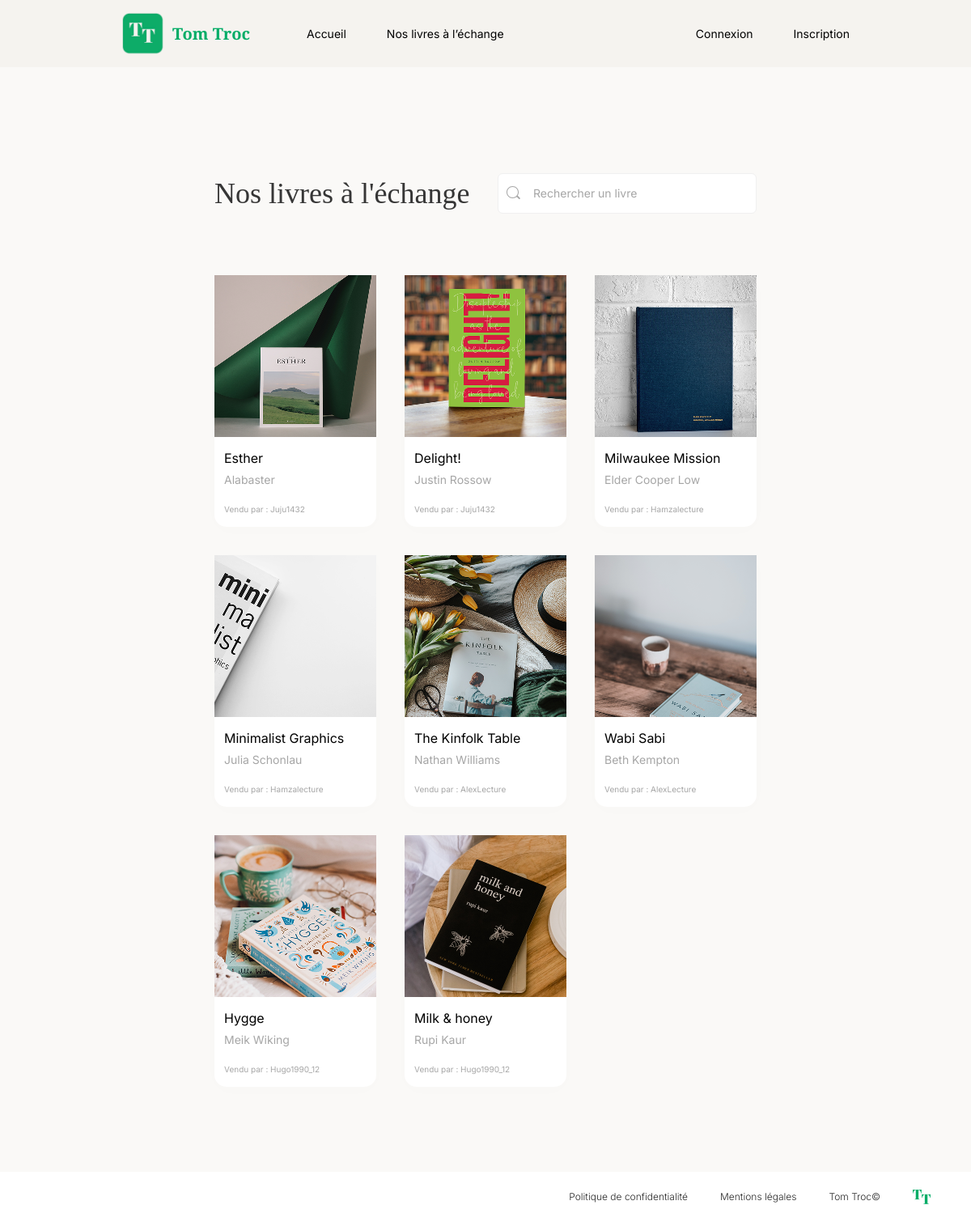
The page /index.php?page=nos_livres on the database its author committed.
### tables this page shows
CREATE TABLE `books` (
  `id` int NOT NULL,
  `title` varchar(50) NOT NULL,
  `author` varchar(50) NOT NULL,
  `comment` longtext NOT NULL,
  `disponibility` varchar(20) NOT NULL,
  `image_file_name` varchar(50) NOT NULL,
  `user_id` int NOT NULL,
  `created_at` datetime NOT NULL
);

CREATE TABLE `users` (
  `id` int NOT NULL,
  `pseudo` varchar(20) NOT NULL,
  `mail` varchar(255) NOT NULL,
  `password` varchar(255) NOT NULL,
  `avatar_file_name` varchar(50) NOT NULL,
  `created_at` datetime NOT NULL
);

### Controllers/BookController.php (called while the page is built, shortened)
<?php
class BookController
{
    public function getOurBookPage()
    {
        if (isset($_GET["search"]) && $_GET["search"]) {
            $bookRepository = new BookRepository();
            $books = $bookRepository->getByTitle($_GET["search"]);
        } else {
            $bookRepository = new BookRepository();
            $books = $bookRepository->get();
        }
        require_once(__DIR__ . "/../Views/our_book.php");
    }
}

### index.php (called while the page is built, shortened)
<?php
require_once(__DIR__ . "/autoload.php");
$router = new Router();
$router->routing();

### autoload.php (called while the page is built, shortened)
<?php
spl_autoload_register(function ($class) {
    $directories = [
        __DIR__ . '/Models/',
        __DIR__ . '/Controllers/',
        __DIR__ . '/Services/',
        __DIR__ . '/Utils/',
        __DIR__ . '/Repositories/',
    ];
    foreach ($directories as $directory) {
        $file = $directory . $class . '.php';
        if (file_exists($file)) {
            return;
        }
    }
});

### Utils/Database.php (called while the page is built)
<?php
class Database
{
    private ?PDO $pdo = null;
    public function __construct()
    {
        if (!$this->pdo) {
            $this->pdo = new PDO(
                "mysql:host=localhost;dbname=tom_troc;charset=utf8",
                "root",
                "root"
            );
        }
    }
    public function getPDO()
    {
        return $this->pdo;
    }
}

### Repositories/BookRepository.php (called while the page is built, shortened)
<?php
class BookRepository
{
    public PDO $pdo;
    public function __construct()
    {
        $this->pdo = (new Database())->getPDO();
    }
    public function get(?int $quantity = null): array
    {
        try {
            $sql = "SELECT books.*, users.pseudo AS user_pseudo FROM books JOIN users ON books.user_id = users.id WHERE books.disponibility = 'available' ORDER BY books.created_at DESC";
            $stmt = $this->pdo->prepare($sql);
            $stmt->execute();
            $results = $stmt->fetchAll();
            $books = [];
            foreach ($results as $book) {
                $newBook = new Book();
                $newBook->setId($book["id"]);
                $newBook->setTitle($book["title"]);
                $newBook->setAuthor($book["author"]);
                $newBook->setComment($book["comment"]);
                $newBook->setDisponibility($book["disponibility"]);
                $newBook->setImageFileName($book["image_file_name"]);
                $newBook->setCreatedAt(new DateTime($book["created_at"]));
                $user = new User();
                $user->setPseudo($book["user_pseudo"]);
                $newBook->setUser($user);
                $books[] = $newBook;
            }
            return $books;
        } catch (Exception $e) {
            throw new Exception();
        }
    }
}

### Models/Book.php (called while the page is built, shortened)
<?php
class Book
{
    private string $id;
    private string $title;
    private string $author;
    private string $image_file_name;
    private User $user;
    public function getId()
    {
        return $this->id;
    }
    public function setId(int $id)
    {
        $this->id = $id;
    }
    public function getTitle()
    {
        return $this->title;
    }
    public function setTitle(string $title)
    {
        $this->title = $title;
    }
    public function getAuthor()
    {
        return $this->author;
    }
    public function setAuthor(string $author)
    {
        $this->author = $author;
    }
    public function getImageFileName()
    {
        return $this->image_file_name;
    }
    public function setImageFileName(string $image_file_name)
    {
        $this->image_file_name = $image_file_name;
    }
    public function getUser()
    {
        return $this->user;
    }
    public function setUser(User $user)
    {
        $this->user = $user;
    }
}

### Models/User.php (called while the page is built, shortened)
<?php
class User
{
    private string $pseudo;
    public function getPseudo()
    {
        return $this->pseudo;
    }
    public function setPseudo(string $pseudo)
    {
        $this->pseudo = $pseudo;
    }
}

### Views/our_book.php (the view, shortened to what this page needs)
<?php
include_once(__DIR__ . "/../Layout/header.php");
?>
<section class="our_books_section">
    <div class="hero">
        <h1>Nos livres à l'échange</h1>
        <form class="search_form" action="./index.php" method="GET">
            <button>
                <img src="./Public/Assets/Icons/magnifing_glass_icon.svg" alt="">
            </button>
            <input type="text" placeholder="Rechercher un livre" name="search" id="search">
        </form>
    </div>
    <div class="display_all_books">
        <?php if (isset($books) && count($books)) : ?>
            <?php foreach ($books as $book) :  ?>
                <a href="index.php?page=livre&id=<?= $book->getId() ?>" class="card">
                    <img src="./Public/Uploads/Books/<?= $book->getImageFileName() ?>" alt="">
                    <div class="card_content">
                        <h2 class="card_title"><?= htmlspecialchars($book->getTitle()) ?></h2>
                        <p class="card_author"><?= htmlspecialchars($book->getAuthor()) ?></p>
                        <p class="card_sold_by">Vendu par : <?= htmlspecialchars($book->getUser()->getPseudo()) ?></p>
                    </div>
                </a>
            <?php endforeach;  ?>
        <?php else : ?>
            <div class="array_row no_books">
                Aucuns livres trouvés
            </div>
        <?php endif; ?>
    </div>
</section>
<?php
include_once(__DIR__ . "/../Layout/footer.php");
?>

### styles.css (style rules this page uses)
* { box-sizing: border-box; }
body { margin: 0; padding: 0; max-width: 1440px; margin: auto; }
.card { width: 200px; }
.card img { width: 100%; height: 200px; object-fit: cover; }
.card { display: flex; flex-direction: column; align-items: center; border-bottom-left-radius: 15px; border-bottom-right-radius: 15px; overflow: hidden; box-shadow: 0px 4px 24px #00000003; text-decoration: none; }
.card .card_content { width: 100%; background-color: white; padding: 16px 12px; font-family: "Inter", sans-serif; display: flex; flex-direction: column; align-items: flex-start; gap: 8px; }
.card .card_content .card_title { margin: 0; font-weight: 400; font-family: "Inter", sans-serif; font-size: 16px; color: #000000; }
.card .card_content .card_author { margin: 0; color: #a6a6a6; font-size: 14px; }
.card .card_content .card_sold_by { margin: 14px 0 0 0; color: #a6a6a6; font-size: 10px; }
.our_books_section { display: flex; flex-direction: column; align-items: center; padding: 105px 265px; background-color: #faf9f7; gap: 50px; min-height: 600px; }
.our_books_section .hero { display: flex; flex-direction: row; align-items: center; width: 100%; justify-content: space-between; }
.our_books_section .hero h1 { font-family: "Playfair Display", serif; font-size: 36px; font-weight: 400; color: rgba(0, 0, 0, 0.786); }
.our_books_section .hero .search_form { display: flex; padding: 0; flex-direction: row; align-items: center; background-color: white; border: 1px solid #f0f0f0; border-radius: 6px; height: 50px; width: 320px; }
.our_books_section .hero .search_form input { border: none; padding: 10px; font-size: 14px; font-family: "Inter", sans-serif; background-color: unset; height: 30px; flex-grow: 1; }
.our_books_section .hero .search_form input::placeholder { font-family: "Inter", sans-serif; font-size: 14px; color: #a6a6a6; }
.our_books_section .hero .search_form button { display: flex; justify-content: center; align-items: center; border: none; background-color: unset; padding-left: 10px; }
.our_books_section .display_all_books { display: flex; flex-direction: row; align-items: center; flex-wrap: wrap; gap: 35px; }

### rows shown on the page
books: image_file_name (picture), title "Esther", author "Alabaster", user.pseudo "Juju1432"
books: image_file_name (picture), title "Delight!", author "Justin Rossow", user.pseudo "Juju1432"
books: image_file_name (picture), title "Milwaukee Mission", author "Elder Cooper Low", user.pseudo "Hamzalecture"
books: image_file_name (picture), title "Minimalist Graphics", author "Julia Schonlau", user.pseudo "Hamzalecture"
books: image_file_name (picture), title "The Kinfolk Table", author "Nathan Williams", user.pseudo "AlexLecture"
books: image_file_name (picture), title "Wabi Sabi", author "Beth Kempton", user.pseudo "AlexLecture"
books: image_file_name (picture), title "Hygge", author "Meik Wiking", user.pseudo "Hugo1990_12"
books: image_file_name (picture), title "Milk & honey", author "Rupi Kaur", user.pseudo "Hugo1990_12"
